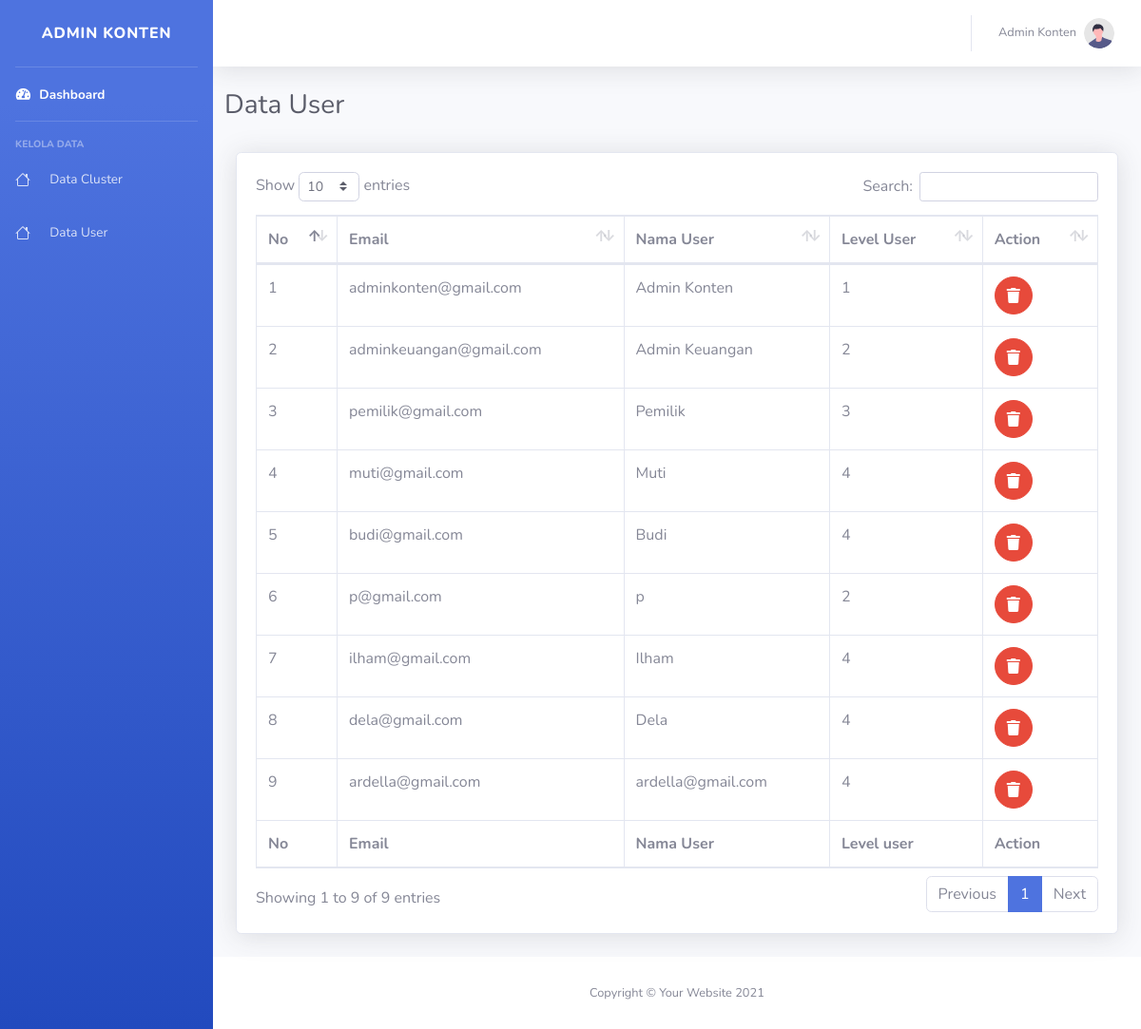
/admin/data_user.php (signed in), run on the app's committed database.
### tables this page shows
CREATE TABLE `user_detail` (
  `id_user` int(11) NOT NULL,
  `user_email` varchar(50) NOT NULL,
  `user_password` varchar(255) NOT NULL,
  `user_fullname` varchar(100) NOT NULL,
  `level` tinyint(2) NOT NULL,
  `cluster_simpan` varchar(100) NOT NULL
);

### admin/data_user.php (the view, shortened to what this page needs)
<?php
$userName = $_SESSION['name'];
?>
<!DOCTYPE html>
<html lang="en">
<head>
    <link href="vendor/fontawesome-free/css/all.min.css" rel="stylesheet" type="text/css">
    <link href="css/sb-admin-2.min.css" rel="stylesheet">
    <link href="vendor/datatables/dataTables.bootstrap4.min.css" rel="stylesheet">
</head>
<body id="page-top">
    <div id="wrapper">
        <ul class="navbar-nav bg-gradient-primary sidebar sidebar-dark accordion" id="accordionSidebar">
            <a class="sidebar-brand d-flex align-items-center justify-content-center" href="index.php">
                <div class="sidebar-brand-text mx-3">Admin Konten</div>
            </a>
            <hr class="sidebar-divider my-0">
            <li class="nav-item active">
                <a class="nav-link" href="index.php">
                    <i class="fas fa-fw fa-tachometer-alt"></i>
                    <span>Dashboard</span></a>
            </li>
            <hr class="sidebar-divider">
            <div class="sidebar-heading">
                Kelola Data
            </div>
            <li class="nav-item">
                <a class="nav-link" href="cluster.php">
                    <span class="ml-3">Data Cluster</span></a>
            </li>
            <li class="nav-item">
                <a class="nav-link" href="data_user.php">
                <span class="ml-3">Data User</span></a>
            </li>
        </ul>
        <div id="content-wrapper" class="d-flex flex-column">
            <div id="content">
                <nav class="navbar navbar-expand navbar-light bg-white topbar mb-4 static-top shadow">
                    <ul class="navbar-nav ml-auto">
                        <li class="nav-item dropdown no-arrow">
                            <a class="nav-link dropdown-toggle" href="#" id="userDropdown" role="button" data-toggle="dropdown" aria-haspopup="true" aria-expanded="false">
                                <span class="mr-2 d-none d-lg-inline text-gray-600 small"><?php echo $userName ?></span>
                                <img class="img-profile rounded-circle" src="img/undraw_profile.svg">
                            </a>
                        </li>
                    </ul>
                </nav>
                <div class="container-fluid">
                    <div class="row">
                        <h1 class="h3 mb-2 text-gray-800">Data User</h1>
                    </div>
                    <div class="card shadow mb-4 mt-4">
                        <div class="card-body">
                            <div class="table-responsive">
                                <table class="table table-bordered" id="dataTable" width="100%" cellspacing="0">
                                    <thead>
                                        <tr>
                                            <th>No</th>
                                            <th>Email</th>
                                            <th>Nama User</th>
                                            <th>Level User</th>
                                            <th>Action</th>
                                        </tr>
                                    </thead>
                                    <tfoot>
                                        <tr>
                                            <th>No</th>
                                            <th>Email</th>
                                            <th>Nama User</th>
                                            <th>Level user</th>
                                            <th>Action</th>
                                        </tr>
                                    </tfoot>
                                    <tbody>
                                        <?php
                                        include 'koneksi.php';
                                        $no = 1;
                                        $cluster = mysqli_query($koneksi, "SELECT * FROM user_detail");
                                        while ($row = mysqli_fetch_array($cluster)) {
                                            $email = $row['user_email'];
                                            $nama_user = $row['user_fullname'];
                                            $level = $row['level']
                                        ?>
                                            <tr>
                                                <td><?php echo $no++ ?></td>
                                                <td><?php echo $email ?></td>
                                                <td><?php echo $nama_user ?></td>
                                                <td><?php echo $level ?></td>
                                                <td>
                                                <div class="align-items-center">
                                                    <a href="javascript:del(<?php echo $row['id_cluster']; ?>)" class="btn btn-danger btn-circle <?php echo $dis; ?>"><i class="fa fa-trash"></i></a>
                                                </div>
                                                </td>
                                            </tr>
                                        <?php
                                        }
                                        ?>
                                    </tbody>
                                </table>
                            </div>
                        </div>
                    </div>
                </div>
            </div>
            <footer class="sticky-footer bg-white">
                <div class="container my-auto">
                    <div class="copyright text-center my-auto">
                        <span>Copyright &copy; Your Website 2021</span>
                    </div>
                </div>
            </footer>
        </div>
    </div>
</body>
</html>

### data on the page
user_detail: user_email "adminkonten@gmail.com", user_fullname "Admin Konten", level "1"
user_detail: user_email "adminkeuangan@gmail.com", user_fullname "Admin Keuangan", level "2"
user_detail: user_email "pemilik@gmail.com", user_fullname "Pemilik", level "3"
user_detail: user_email "muti@gmail.com", user_fullname "Muti", level "4"
user_detail: user_email "budi@gmail.com", user_fullname "Budi", level "4"
user_detail: user_email "p@gmail.com", user_fullname "p", level "2"
user_detail: user_email "ilham@gmail.com", user_fullname "Ilham", level "4"
user_detail: user_email "dela@gmail.com", user_fullname "Dela", level "4"
user_detail: user_email "ardella@gmail.com", user_fullname "ardella@gmail.com", level "4"

### other printed values
$userName "Admin Konten"
